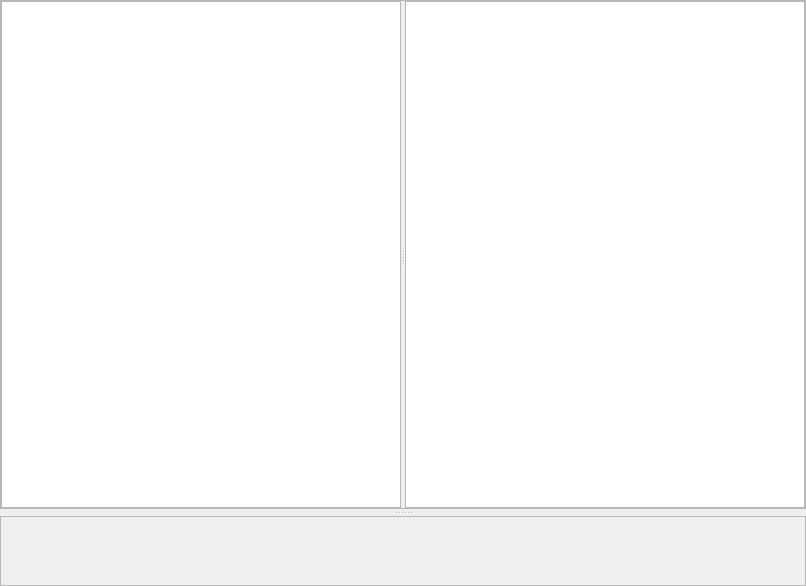
<?xml version="1.0" encoding="UTF-8"?>
<ui version="4.0">
 <class>Dialog</class>
 <widget class="QDialog" name="Dialog">
  <property name="geometry">
   <rect>
    <x>0</x>
    <y>0</y>
    <width>806</width>
    <height>586</height>
   </rect>
  </property>
  <property name="windowTitle">
   <string>Patch Compare</string>
  </property>
  <layout class="QHBoxLayout" name="horizontalLayout">
   <property name="margin">
    <number>0</number>
   </property>
   <item>
    <widget class="QSplitter" name="splitter">
     <property name="orientation">
      <enum>Qt::Vertical</enum>
     </property>
     <property name="handleWidth">
      <number>7</number>
     </property>
     <widget class="QFrame" name="frame">
      <property name="frameShape">
       <enum>QFrame::StyledPanel</enum>
      </property>
      <property name="frameShadow">
       <enum>QFrame::Raised</enum>
      </property>
      <layout class="QHBoxLayout" name="horizontalLayout_2">
       <property name="margin">
        <number>0</number>
       </property>
       <item>
        <widget class="QSplitter" name="splitter_2">
         <property name="orientation">
          <enum>Qt::Horizontal</enum>
         </property>
         <widget class="QGraphicsView" name="leftView"/>
         <widget class="QGraphicsView" name="rightView"/>
        </widget>
       </item>
      </layout>
     </widget>
     <widget class="QScrollArea" name="scrollArea">
      <property name="widgetResizable">
       <bool>true</bool>
      </property>
      <widget class="QWidget" name="thumbsFrame">
       <property name="geometry">
        <rect>
         <x>0</x>
         <y>0</y>
         <width>804</width>
         <height>190</height>
        </rect>
       </property>
      </widget>
     </widget>
    </widget>
   </item>
  </layout>
 </widget>
 <resources/>
 <connections/>
</ui>
